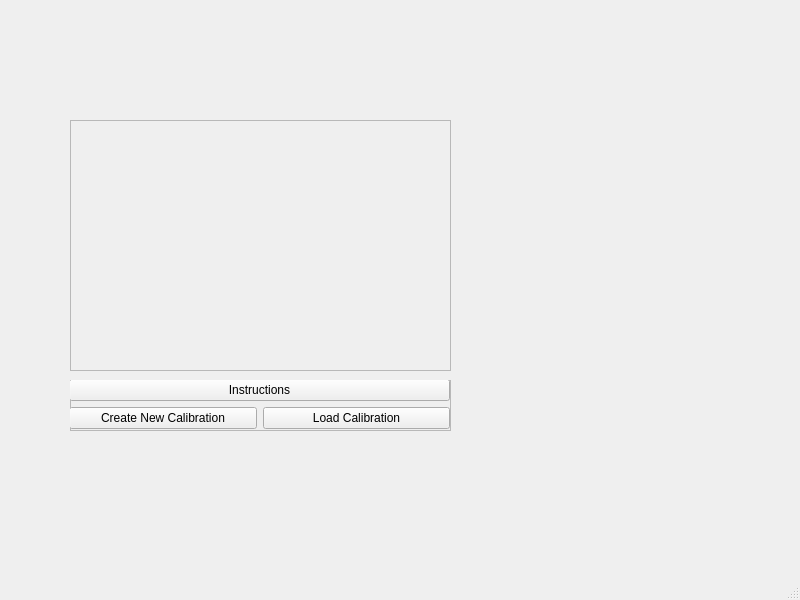
<?xml version="1.0" encoding="UTF-8"?>
<ui version="4.0">
 <class>MainWindow</class>
 <widget class="QMainWindow" name="MainWindow">
  <property name="geometry">
   <rect>
    <x>0</x>
    <y>0</y>
    <width>800</width>
    <height>600</height>
   </rect>
  </property>
  <property name="windowTitle">
   <string>MainWindow</string>
  </property>
  <widget class="QWidget" name="centralwidget">
   <widget class="QFrame" name="frame">
    <property name="geometry">
     <rect>
      <x>70</x>
      <y>380</y>
      <width>381</width>
      <height>51</height>
     </rect>
    </property>
    <property name="frameShape">
     <enum>QFrame::StyledPanel</enum>
    </property>
    <property name="frameShadow">
     <enum>QFrame::Raised</enum>
    </property>
    <widget class="QWidget" name="verticalLayoutWidget">
     <property name="geometry">
      <rect>
       <x>-1</x>
       <y>-1</y>
       <width>381</width>
       <height>51</height>
      </rect>
     </property>
     <layout class="QVBoxLayout" name="verticalLayout">
      <item>
       <widget class="QPushButton" name="instructionButton">
        <property name="text">
         <string>Instructions</string>
        </property>
       </widget>
      </item>
      <item>
       <layout class="QHBoxLayout" name="horizontalLayout">
        <item>
         <widget class="QPushButton" name="pushButton_2">
          <property name="text">
           <string>Create New Calibration</string>
          </property>
         </widget>
        </item>
        <item>
         <widget class="QPushButton" name="LoadCal">
          <property name="text">
           <string>Load Calibration</string>
          </property>
         </widget>
        </item>
       </layout>
      </item>
     </layout>
    </widget>
   </widget>
   <widget class="QFrame" name="frame_2">
    <property name="geometry">
     <rect>
      <x>70</x>
      <y>120</y>
      <width>381</width>
      <height>251</height>
     </rect>
    </property>
    <property name="frameShape">
     <enum>QFrame::StyledPanel</enum>
    </property>
    <property name="frameShadow">
     <enum>QFrame::Raised</enum>
    </property>
    <widget class="QLabel" name="label">
     <property name="geometry">
      <rect>
       <x>0</x>
       <y>0</y>
       <width>381</width>
       <height>251</height>
      </rect>
     </property>
     <property name="text">
      <string/>
     </property>
    </widget>
   </widget>
  </widget>
  <widget class="QMenuBar" name="menubar">
   <property name="geometry">
    <rect>
     <x>0</x>
     <y>0</y>
     <width>800</width>
     <height>20</height>
    </rect>
   </property>
  </widget>
  <widget class="QStatusBar" name="statusbar"/>
 </widget>
 <resources/>
 <connections/>
</ui>
